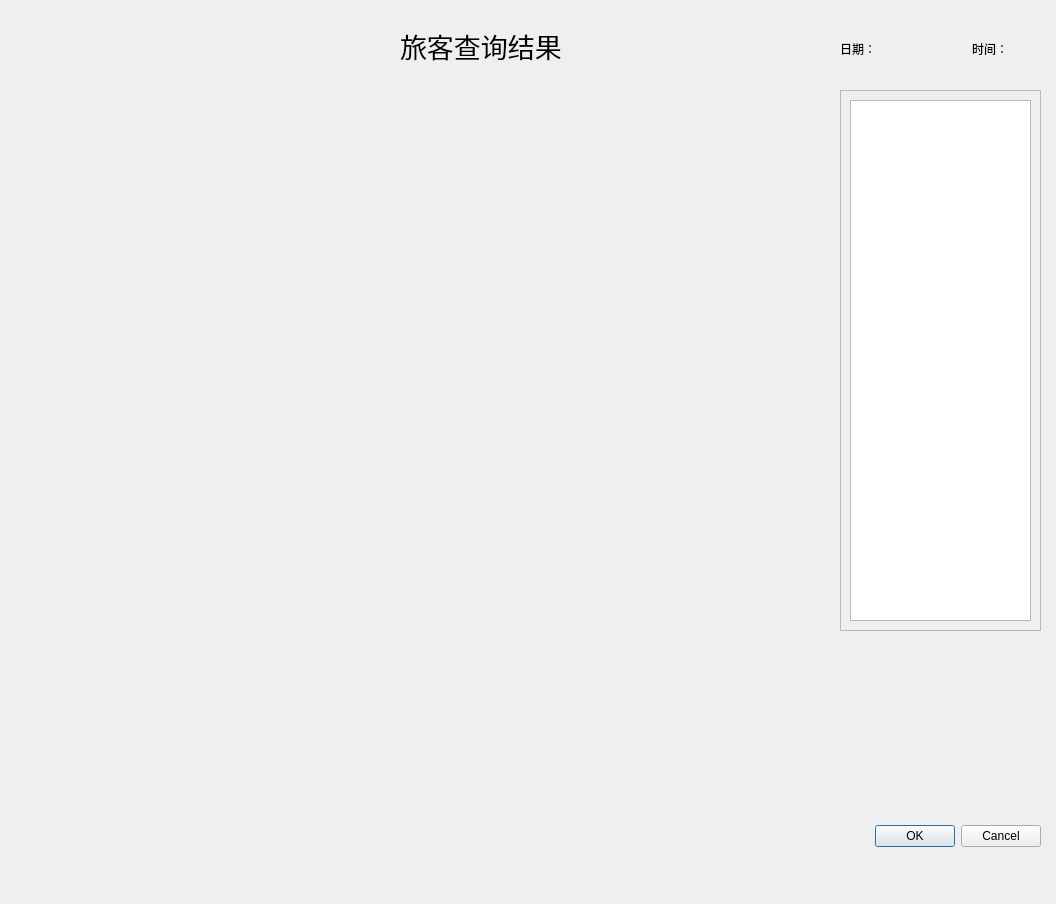
<?xml version="1.0" encoding="UTF-8"?>
<ui version="4.0">
 <class>Position</class>
 <widget class="QDialog" name="Position">
  <property name="enabled">
   <bool>true</bool>
  </property>
  <property name="geometry">
   <rect>
    <x>0</x>
    <y>0</y>
    <width>1056</width>
    <height>904</height>
   </rect>
  </property>
  <property name="windowTitle">
   <string>旅客查询情况</string>
  </property>
  <property name="windowIcon">
   <iconset resource="source.qrc">
    <normaloff>:/new/prefix1/image/serach.png</normaloff>:/new/prefix1/image/serach.png</iconset>
  </property>
  <property name="styleSheet">
   <string notr="true">background-image: url(:/new/prefix1/image/11111111.jpg);</string>
  </property>
  <property name="sizeGripEnabled">
   <bool>false</bool>
  </property>
  <property name="modal">
   <bool>false</bool>
  </property>
  <widget class="QDialogButtonBox" name="buttonBox">
   <property name="geometry">
    <rect>
     <x>700</x>
     <y>820</y>
     <width>341</width>
     <height>32</height>
    </rect>
   </property>
   <property name="orientation">
    <enum>Qt::Horizontal</enum>
   </property>
   <property name="standardButtons">
    <set>QDialogButtonBox::Cancel|QDialogButtonBox::Ok</set>
   </property>
  </widget>
  <widget class="QWidget" name="widget_3" native="true">
   <property name="geometry">
    <rect>
     <x>840</x>
     <y>30</y>
     <width>181</width>
     <height>38</height>
    </rect>
   </property>
   <property name="styleSheet">
    <string notr="true"/>
   </property>
   <layout class="QHBoxLayout" name="horizontalLayout">
    <item>
     <widget class="QLabel" name="label_3">
      <property name="styleSheet">
       <string notr="true">font: 75 10pt &quot;微软雅黑&quot;;
font: 75 11pt &quot;微软雅黑&quot;;
</string>
      </property>
      <property name="text">
       <string>日期：</string>
      </property>
     </widget>
    </item>
    <item>
     <widget class="QLabel" name="day">
      <property name="styleSheet">
       <string notr="true">font: 75 11pt &quot;Times New Roman&quot;;
</string>
      </property>
      <property name="text">
       <string/>
      </property>
     </widget>
    </item>
    <item>
     <spacer name="horizontalSpacer">
      <property name="orientation">
       <enum>Qt::Horizontal</enum>
      </property>
      <property name="sizeHint" stdset="0">
       <size>
        <width>40</width>
        <height>20</height>
       </size>
      </property>
     </spacer>
    </item>
    <item>
     <widget class="QLabel" name="label_4">
      <property name="styleSheet">
       <string notr="true">font: 75 11pt &quot;微软雅黑&quot;;
</string>
      </property>
      <property name="text">
       <string>时间：</string>
      </property>
     </widget>
    </item>
    <item>
     <widget class="QLabel" name="time">
      <property name="styleSheet">
       <string notr="true">font: 75 11pt &quot;Times New Roman&quot;;
</string>
      </property>
      <property name="text">
       <string/>
      </property>
     </widget>
    </item>
   </layout>
  </widget>
  <widget class="QScrollArea" name="scrollArea">
   <property name="geometry">
    <rect>
     <x>840</x>
     <y>90</y>
     <width>201</width>
     <height>541</height>
    </rect>
   </property>
   <property name="widgetResizable">
    <bool>true</bool>
   </property>
   <widget class="QWidget" name="scrollAreaWidgetContents">
    <property name="geometry">
     <rect>
      <x>0</x>
      <y>0</y>
      <width>199</width>
      <height>539</height>
     </rect>
    </property>
    <layout class="QVBoxLayout" name="verticalLayout">
     <item>
      <widget class="QTextEdit" name="textEdit">
       <property name="font">
        <font>
         <family>微软雅黑</family>
         <pointsize>12</pointsize>
         <weight>9</weight>
         <italic>false</italic>
         <bold>false</bold>
        </font>
       </property>
       <property name="styleSheet">
        <string notr="true">
font: 75 12pt &quot;微软雅黑&quot;;
color: rgb(0, 0, 0);</string>
       </property>
      </widget>
     </item>
    </layout>
   </widget>
  </widget>
  <widget class="QLabel" name="label">
   <property name="geometry">
    <rect>
     <x>400</x>
     <y>30</y>
     <width>171</width>
     <height>31</height>
    </rect>
   </property>
   <property name="font">
    <font>
     <family>微软雅黑</family>
     <pointsize>20</pointsize>
     <weight>9</weight>
     <italic>false</italic>
     <bold>false</bold>
    </font>
   </property>
   <property name="styleSheet">
    <string notr="true">font: 75 20pt &quot;微软雅黑&quot;;</string>
   </property>
   <property name="text">
    <string>旅客查询结果</string>
   </property>
  </widget>
  <widget class="newWight" name="widget" native="true">
   <property name="geometry">
    <rect>
     <x>20</x>
     <y>90</y>
     <width>791</width>
     <height>721</height>
    </rect>
   </property>
  </widget>
 </widget>
 <customwidgets>
  <customwidget>
   <class>newWight</class>
   <extends>QWidget</extends>
   <header location="global">newwight.h</header>
   <container>1</container>
  </customwidget>
 </customwidgets>
 <resources>
  <include location="source.qrc"/>
 </resources>
 <connections>
  <connection>
   <sender>buttonBox</sender>
   <signal>accepted()</signal>
   <receiver>Position</receiver>
   <slot>accept()</slot>
   <hints>
    <hint type="sourcelabel">
     <x>248</x>
     <y>254</y>
    </hint>
    <hint type="destinationlabel">
     <x>157</x>
     <y>274</y>
    </hint>
   </hints>
  </connection>
  <connection>
   <sender>buttonBox</sender>
   <signal>rejected()</signal>
   <receiver>Position</receiver>
   <slot>reject()</slot>
   <hints>
    <hint type="sourcelabel">
     <x>316</x>
     <y>260</y>
    </hint>
    <hint type="destinationlabel">
     <x>286</x>
     <y>274</y>
    </hint>
   </hints>
  </connection>
 </connections>
</ui>
